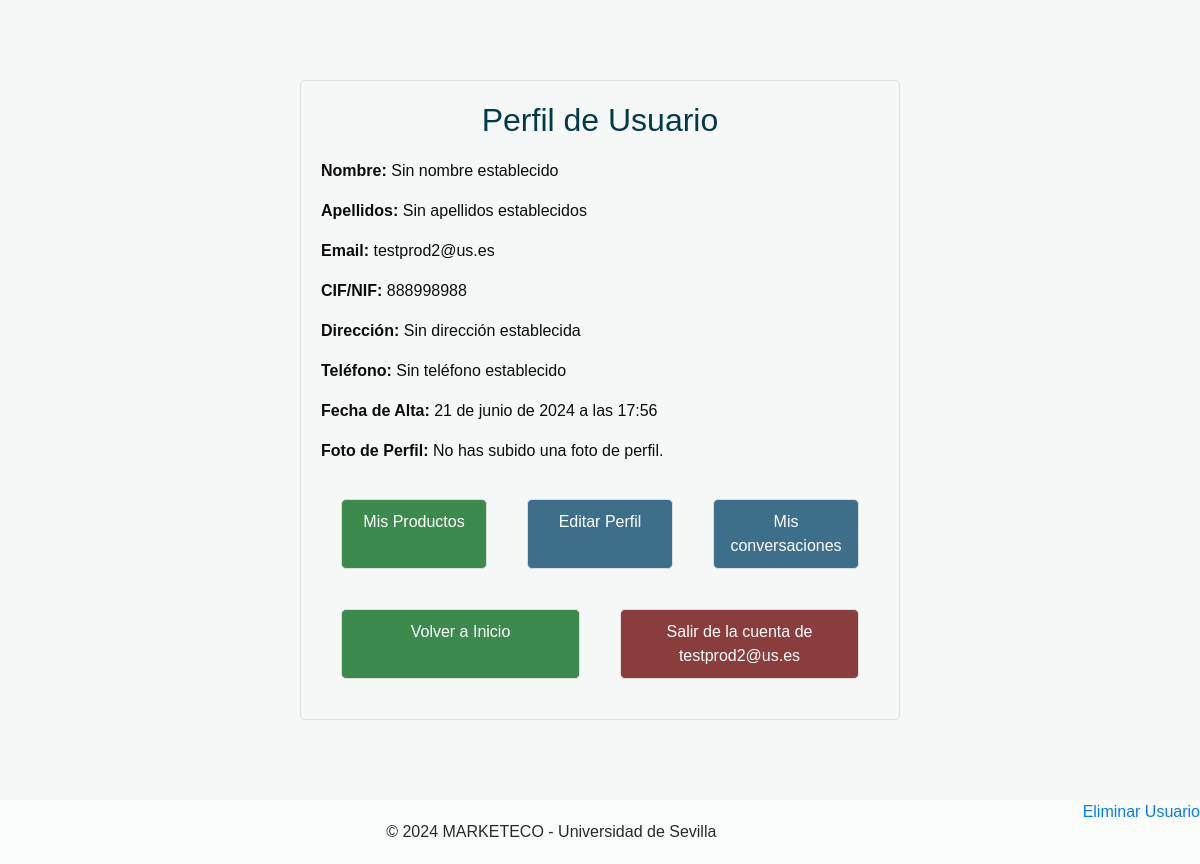
The page /usuarios/perfil/ (signed in) on the database as committed earlier.
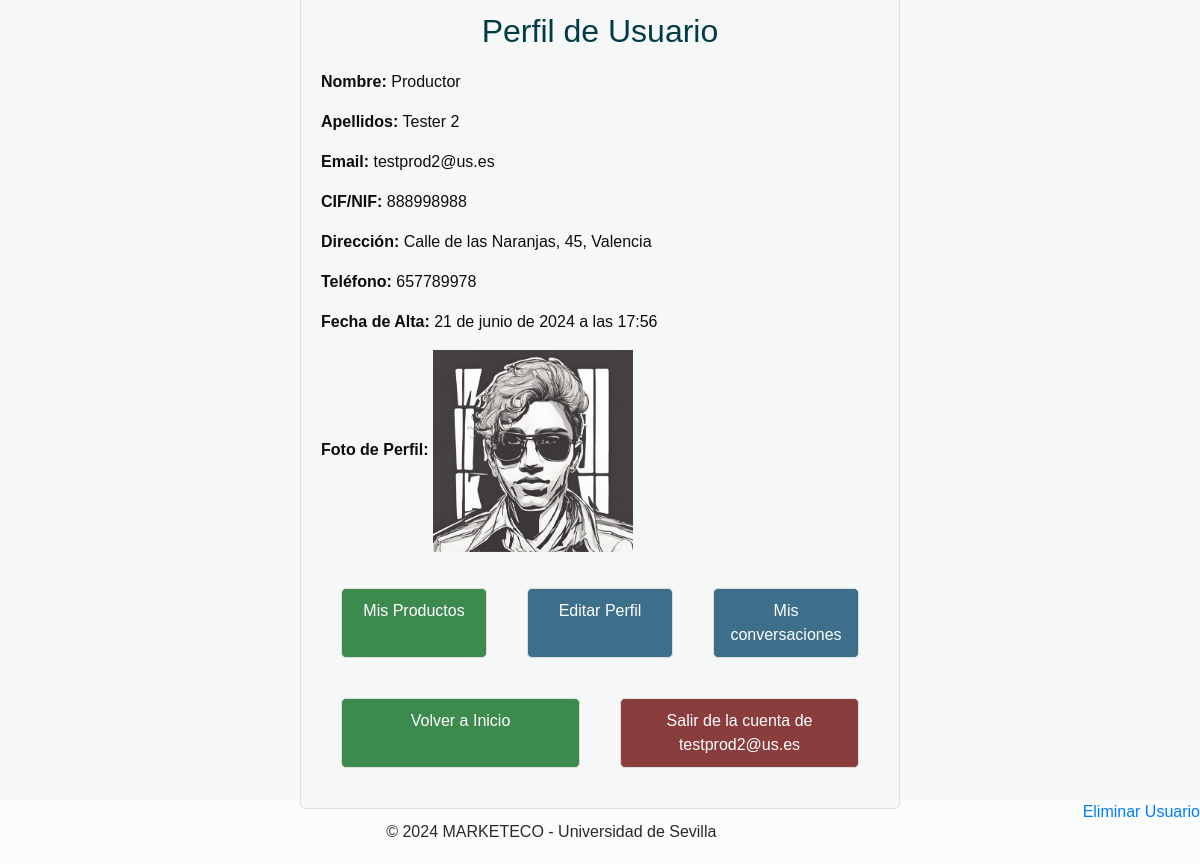
The same page on the database as committed later.
### Apps/Usuarios/models.py (models this page shows)
class Consumidor(AbstractUser):
    username = models.CharField('Username', blank=True, max_length=50)
    email = models.EmailField('Correo electrónico', unique=True, max_length=100)
    nombre = models.CharField('Nombre', max_length=254, blank=True, null=True)
    apellidos = models.CharField('Apellidos', max_length=254, blank=True, null=True)
    direccion = models.CharField('Direccion', max_length=255, blank=True, null=True)
    telefono = models.CharField('Teléfono', max_length=20, blank=True, null=True)
    fecha_alta = models.DateTimeField('Fecha de Alta', auto_now_add=True)
    photo = models.ImageField('Imagen de Perfil', upload_to='Usuarios/perfiles/', blank=True, null=True)
    photo_url = models.URLField('URL de Imagen de Perfil', blank=True, null=True)
    is_productor = models.BooleanField(default=False)
    is_active = models.BooleanField(default=True)
    is_staff = models.BooleanField(default=False)
    is_superuser = models.BooleanField(default=False)
    USERNAME_FIELD = 'email'
    REQUIRED_FIELDS = []
    objects = CustomUserManager()
    class Meta:
        verbose_name_plural = "Consumidores"

### Apps/Usuarios/views.py (the view)
# urls.py: path('usuarios/perfil/', usuarios_views.perfil, name='perfil'),
@login_required
def perfil(request):
    user = request.user
    if hasattr(user, 'productor'):
        user = user.productor
    context = {
        'user': user
    }
    if(isinstance(user, Productor)):
        return render(request, 'perfil_prod.html', context)
    else:
        return render(request, 'perfil.html', context)

### Apps/Usuarios/templates/perfil_prod.html (shortened to what this page needs)
<!DOCTYPE html>
<html lang="en">
<head>
    <link rel="stylesheet" type="text/css" href="https://cdnjs.cloudflare.com/ajax/libs/OwlCarousel2/2.1.3/assets/owl.carousel.min.css" />
    <link rel="stylesheet" type="text/css" href="/../static/css/bootstrap.css"/>
    <link href="/../static/css/style.css" rel="stylesheet" />
    <link href="/../static/css/responsive.css" rel="stylesheet" />
</head>
<body>
    <div class="container_perfil">
        <div class="perfil_form">
            <h2>Perfil de Usuario</h2>
            <p><strong>Nombre:</strong> {{ user.nombre|default:"Sin nombre establecido" }}</p>
            <p><strong>Apellidos:</strong> {{ user.apellidos|default:"Sin apellidos establecidos" }}</p>
            <p><strong>Email:</strong> {{ user.email }}</p>
            <p><strong>CIF/NIF:</strong> {{ user.cif }}</p>
            <p><strong>Dirección:</strong> {{ user.direccion|default:"Sin dirección establecida" }}</p>
            <p><strong>Teléfono:</strong> {{ user.telefono|default:"Sin teléfono establecido" }}</p>
            <p><strong>Fecha de Alta:</strong> {{ user.fecha_alta }}</p>
            <p>
                <strong>Foto de Perfil:</strong>
                {% if user.photo_url %}
                    <img src="{{ user.photo.url }}" alt="Foto de Perfil" width="200">
                {% elif user.photo %}
                    <img src="{{ user.photo.url }}" alt="Foto de Perfil" width="200">
                {% else %}
                    No has subido una foto de perfil.
                {% endif %}
            </p>
            {% if user.is_productor %}
            <div class="button_group">
                <a href="{% url 'products' %}" class="btn">Mis Productos</a>
                <a href="{% url 'edit_profile_prod' %}" class="btn btn_pass">Editar Perfil</a>
                <a href="{% url 'lista_conversaciones' %}" class="btn btn_pass">Mis conversaciones</a>
            {% endif %}
            </div>
            <div class="button_group">
                <a href="/" class="btn btn_back">Volver a Inicio</a>
                <a href="/usuarios/signup/logout" class="btn btn-cancel">Salir de la cuenta de {{ user.username }}</a>
            </div>
        </div>
    </div>
        <a href="{% url 'eliminar_user' %}" style="float: right; margin-right: 0px;">Eliminar Usuario</a>
    <section class="container-fluid footer_section_perfil">
        <p>
        &copy;  2024 MARKETECO - Universidad de Sevilla </a>
        </p>
    </section>
</body>
</html>

Rows that differ between the two databases and show on the page:
changed Consumidor "testprod2@us.es": nombre "Sin nombre establecido" → "Productor"; apellidos "Sin apellidos establecidos" → "Tester 2"; direccion "Sin dirección establecida" → "Calle de las Naranjas, 45, Valencia"; telefono "Sin teléfono establecido" → "657789978"; photo: picture added
Other text that changed with them:
text no longer shown: "No has subido una foto de perfil."
